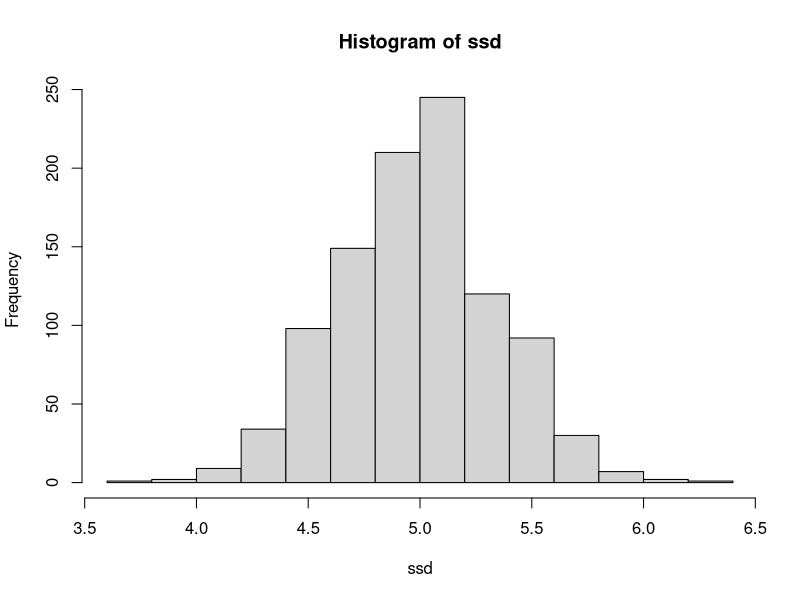
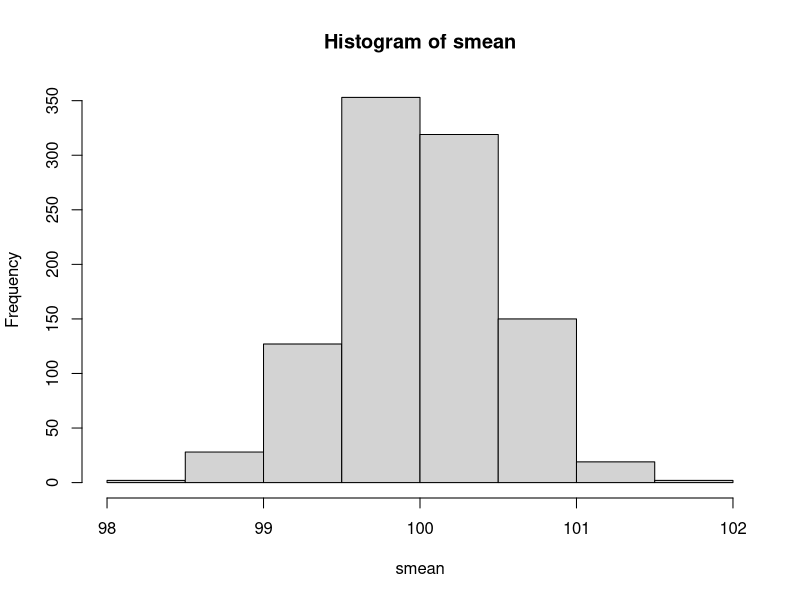
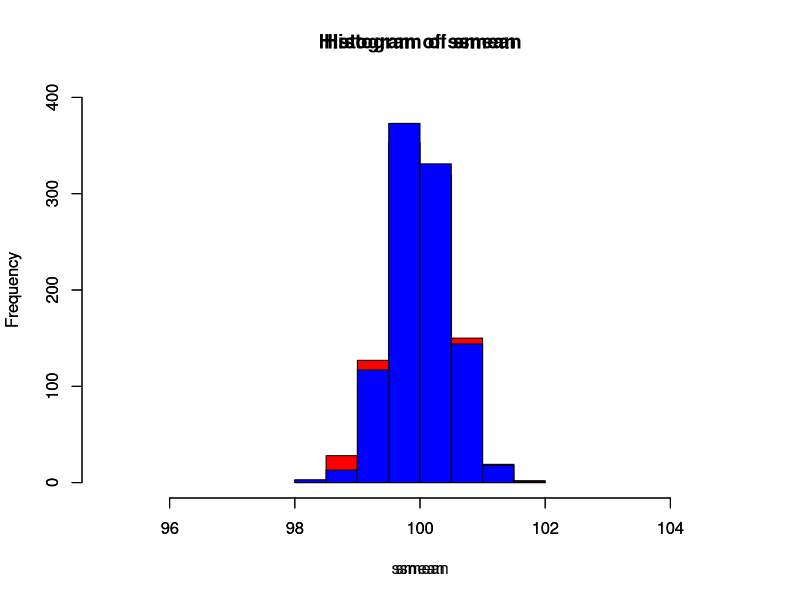

Recreate these plots in R, in order.
#sampling from a population
population<-rnorm(1e6,100,5)
popmean<-round(mean(population),2) #round(number,digit) the digit refers to the numbers after "."
popmean

popsd<-round(sd(population),1)
popsd
smean=c()
ssd=c()
ssmean=c()
sssd=c()
for (i in 1:1000){
  popsample<-sample(population,100,replace = FALSE)
  smean<-c(smean,mean(popsample))
  ssd<-c(ssd,sd(popsample))
}
for (i in 1:1000){
  popsample<-sample(population,100,replace = FALSE)
  ssmean<-c(ssmean,mean(popsample))
  sssd<-c(sssd,sd(popsample))
}
hist(ssd)
sssd<-sum(ssd<5)

hist(smean)
mean(ssd)
hist(smean,col="red",ylim = c(0,400),xlim=c(95,105))
par(new=T)
hist(ssmean,col="blue",ylim = c(0,400),xlim = c(95,105))


#getting information about sensitive topics
coin<-sample(0:1,300,replace=T)
yes = 0
no = 0
for (i in 1:300){
  if (coin[i]==0){
    print("Were you born between 1 Januray and 30 June? (T/F)")
    answer<-readline()
  }else{
    print("Have you ever shoplifted?")
    answer<-readline()
  }
  if (answer=="T"){
    yes = yes+1
  }
  if (answer =="F"){
    no = no+1
  }
}
yes 
no
